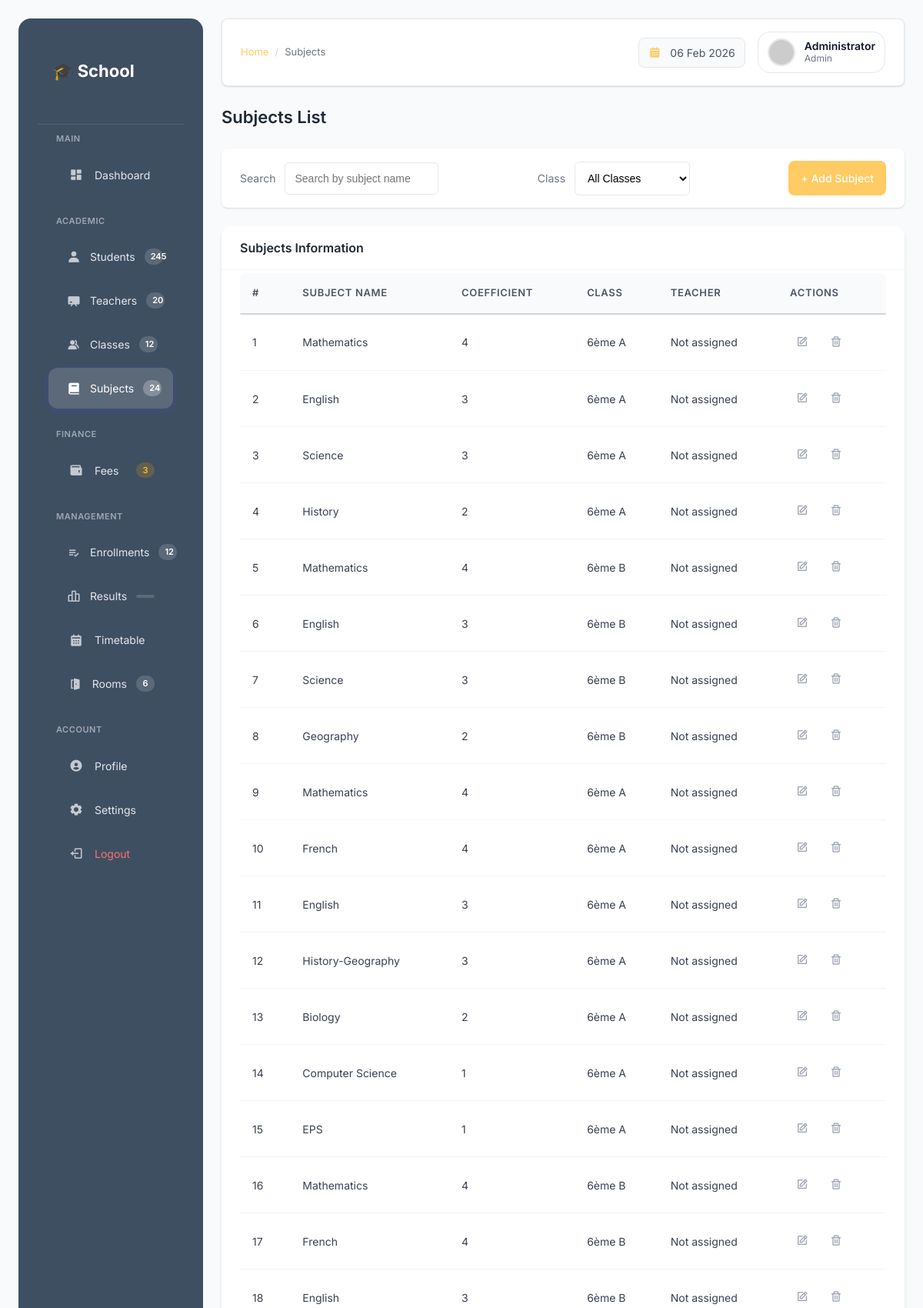
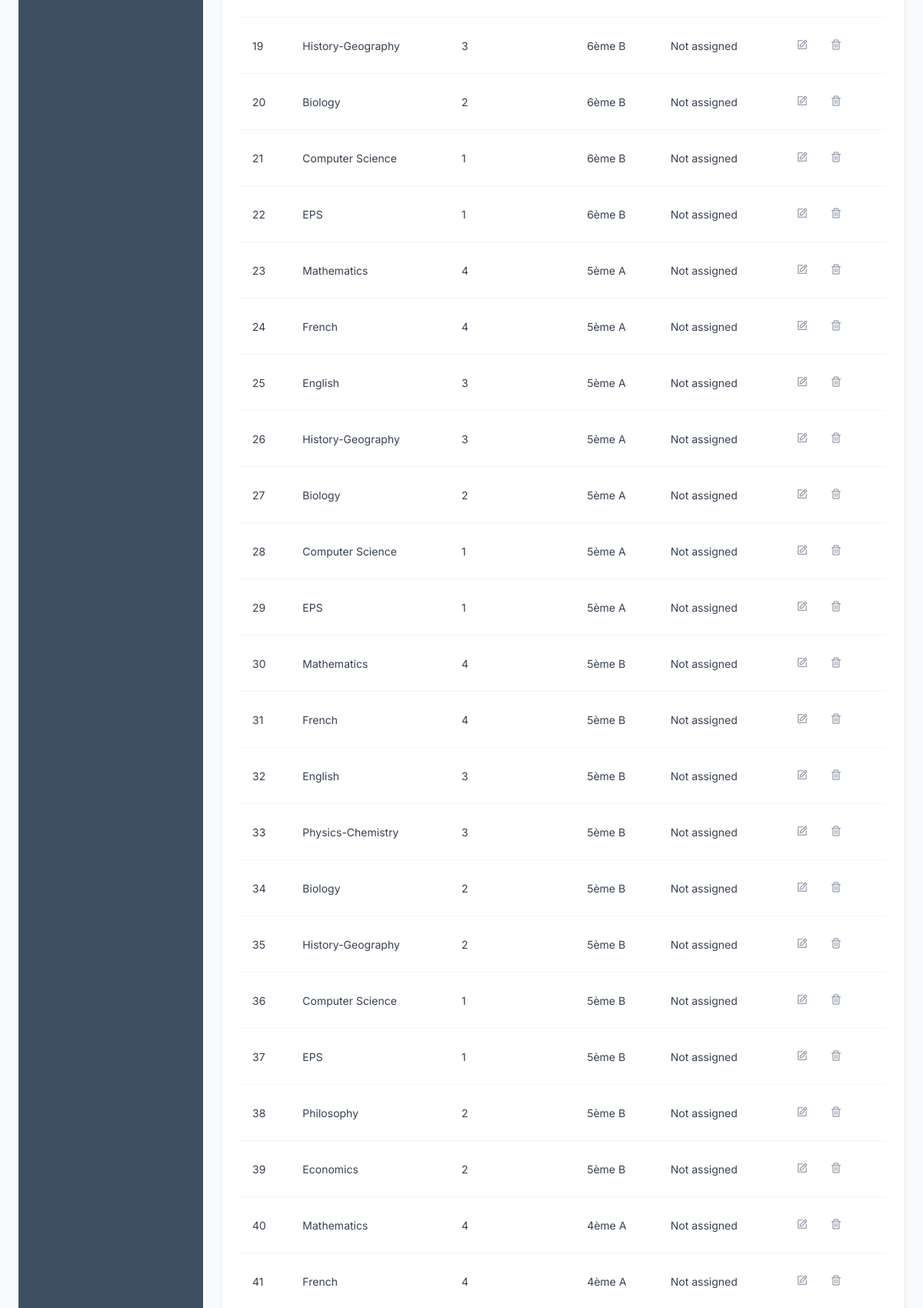
Page /subjects (signed in, upper part) on the committed database (2 pictures, top to bottom).
### tables this page shows
CREATE TABLE subjects (
    id INTEGER PRIMARY KEY AUTOINCREMENT,
    name TEXT NOT NULL,
    coefficient INTEGER NOT NULL,
    class_id INTEGER,
    teacher_id INTEGER,
    FOREIGN KEY(class_id) REFERENCES classes(id),
    FOREIGN KEY(teacher_id) REFERENCES teachers(id)
);

CREATE TABLE classes (
    id INTEGER PRIMARY KEY AUTOINCREMENT,
    name TEXT NOT NULL,
    level TEXT NOT NULL
);

### app.py (the view)
@app.route("/subjects")
@login_required
def subjects():
    conn = get_db_connection()
    subjects = conn.execute("""
        SELECT sub.id, sub.name, sub.coefficient, c.name AS class_name
        FROM subjects sub
        LEFT JOIN classes c ON sub.class_id = c.id
    """).fetchall()
    classes_list = conn.execute("SELECT id, name FROM classes").fetchall()
    conn.close()
    return render_template("subjects.html",
                         subjects=subjects,
                         classes_list=classes_list,
                         page_title="Subjects",
                         page_heading="Subjects")

### app.py (called while the page is built)
def get_db_connection():
    conn = sqlite3.connect(DB_PATH)
    conn.row_factory = sqlite3.Row
    return conn

def login_required(f):
    @wraps(f)
    def decorated_function(*args, **kwargs):
        if not session.get("admin_logged_in"):
            return redirect(url_for("login"))
        return f(*args, **kwargs)
    return decorated_function

@app.context_processor
def inject_date():
    return {"current_date": datetime.now().strftime("%d %b %Y")}

### templates/subjects.html (shortened to what this page needs)
{% extends "base.html" %}
{% block breadcrumb %}Subjects{% endblock %}
{% block content %}
<div class="page-header">
    <h2>Subjects List</h2>
</div>
<div class="filter-bar">
    <div class="filter-group">
        <label>Search</label>
        <input type="text" placeholder="Search by subject name">
    </div>
    <div class="filter-group">
        <label>Class</label>
        <select>
            <option>All Classes</option>
        </select>
    </div>
    <a href="{{ url_for('add_subject') }}" class="btn btn-primary">
        + Add Subject
    </a>
</div>
<div class="card">
    <div class="card-header">
        Subjects Information
    </div>
    <div class="card-body">
        <div class="table-container">
        <table class="table">
            <thead>
                <tr>
                    <th>#</th>
                    <th>Subject Name</th>
                    <th>Coefficient</th>
                    <th>Class</th>
                    <th>Teacher</th>
                    <th class="text-right">Actions</th>
                </tr>
            </thead>
            <tbody>
                {% for subject in subjects %}
                <tr>
                    <td>{{ subject.id }}</td>
                    <td>{{ subject.name }}</td>
                    <td>{{ subject.coefficient }}</td>
                    <td>
                        {% if subject.class_name %}
                            {{ subject.class_name }}
                        {% else %}
                            <span class="text-muted">Not assigned</span>
                        {% endif %}
                    </td>
                    <td>
                        {% if subject.teacher_name %}
                            {{ subject.teacher_name }}
                        {% else %}
                            <span class="text-muted">Not assigned</span>
                        {% endif %}
                    </td>
                    <td class="action-icons">
                        <a href="{{ url_for('edit_subject', id=subject.id) }}"
                           class="edit" title="Edit">
                            <i class='bx bx-edit'></i>
                        </a>
                        <a href="{{ url_for('delete_subject', id=subject.id) }}"
                           class="delete"
                           onclick="return confirm('Are you sure?');"
                           title="Delete">
                            <i class='bx bx-trash'></i>
                        </a>
                    </td>
                </tr>
                {% endfor %}
            </tbody>
        </table>
    </div>
</div>
{% endblock %}

### static/css/main.css (style rules this page uses)
:root { --primary: #ffcb62; --primary-dark: #1e4fd8; --primary-light: #3b82f6; --login-primary: #ffd98e; --login-bg: #102032; --login-gradient: radial-gradient(ellipse at top left, #283647, #102032); --secondary: #10b981; --danger: #ef4444; --warning: #f59e0b; --info: #0ea5e9; --dark: #111827; --gray-900: #1f2937; --gray-800: #374151; --gray-700: #4b5563; --gray-600: #6b7280; --gray-500: #9ca3af; --gray-400: #d1d5db; --gray-300: #e5e7eb; --gray-200: #f3f4f6; --gray-100: #f9fafb; --white: #ffffff; --sidebar-bg: #3f4f62; --sidebar-text: #e5e7eb; --sidebar-hover: rgba(255, 255, 255, 0.15); --space-xs: 0.5rem; --space-sm: 0.75rem; --space-md: 1rem; --space-lg: 1.5rem; --space-xl: 2rem; --radius-sm: 0.375rem; --radius: 0.5rem; --radius-md: 0.75rem; --radius-lg: 1rem; --shadow-sm: 0 1px 2px 0 rgb(0 0 0 / 0.05); --shadow: 0 1px 3px 0 rgb(0 0 0 / 0.1), 0 1px 2px -1px rgb(0 0 0 / 0.1); --shadow-md: 0 4px 6px -1px rgb(0 0 0 / 0.1), 0 2px 4px -2px rgb(0 0 0 / 0.1); --shadow-lg: 0 10px 15px -3px rgb(0 0 0 / 0.1), 0 4px 6px -4px rgb(0 0 0 / 0.1); }
* { margin: 0; padding: 0; box-sizing: border-box; }
body { font-family: "Inter", "Segoe UI", sans-serif; background: var(--gray-100); color: var(--gray-800); line-height: 1.5; }
.page-header { display: flex; justify-content: space-between; align-items: center; margin-bottom: var(--space-lg); }
.page-header h2 { font-size: 1.375rem; font-weight: 600; color: var(--gray-900); }
.btn { display: inline-flex; align-items: center; gap: var(--space-xs); padding: var(--space-sm) var(--space-md); border-radius: var(--radius); font-size: 0.875rem; font-weight: 500; border: none; cursor: pointer; transition: all 0.2s ease; text-decoration: none; font-family: inherit; }
.btn-primary { background: var(--primary); color: var(--white); }
.card { background: var(--white); border-radius: var(--radius-md); box-shadow: var(--shadow-md); margin-bottom: var(--space-lg); overflow: hidden; }
.card-header { padding: var(--space-md) var(--space-lg); font-size: 1rem; font-weight: 600; border-bottom: 1px solid var(--gray-200); color: var(--gray-900); }
.card-body { padding: var(--space-lg); }
.filter-bar { display: flex; align-items: center; justify-content: space-between; gap: var(--space-sm); padding: var(--space-md) var(--space-lg); margin-bottom: var(--space-lg); background: var(--white); border-radius: var(--radius); box-shadow: var(--shadow); }
.filter-group { display: flex; align-items: center; gap: var(--space-sm); }
.filter-group label { font-size: 0.875rem; color: var(--gray-600); white-space: nowrap; }
.filter-group select, .filter-group input { padding: var(--space-sm); border-radius: var(--radius-sm); border: 1px solid var(--gray-300); font-size: 0.875rem; min-width: 150px; background: var(--white); }
.filter-group input { width: 200px; }
.table { width: 100%; border-collapse: collapse; font-size: 0.875rem; }
.table thead { background: var(--gray-100); }
.table th { text-align: left; font-weight: 600; color: var(--gray-700); padding: var(--space-md); border-bottom: 2px solid var(--gray-300); font-size: 0.8125rem; text-transform: uppercase; letter-spacing: 0.05em; }
.table td { padding: var(--space-md); color: var(--gray-800); border-bottom: 1px solid var(--gray-200); }
.action-icons { display: flex; gap: var(--space-sm); }
.action-icons a { color: var(--gray-500); text-decoration: none; font-size: 1rem; transition: color 0.2s; padding: var(--space-xs); border-radius: var(--radius-sm); }
.table-container { max-height: 600px; overflow-y: auto; border: 0px solid var(--gray-300); border-radius: var(--radius); margin-top: -20px; }
.table-container table { margin-bottom: 0; }
.table-container thead { position: sticky; top: 0; background: var(--gray-100); z-index: 10; box-shadow: 0 2px 2px -1px rgba(0,0,0,0.1); }
.table-container { max-height: calc(100vh - 300px); min-height: 770px; overflow-y: auto; }

### rows in the picture
subjects: id "1", name "Mathematics", coefficient "4", class_name "6ème A"
subjects: id "2", name "English", coefficient "3", class_name "6ème A"
subjects: id "3", name "Science", coefficient "3", class_name "6ème A"
subjects: id "4", name "History", coefficient "2", class_name "6ème A"
subjects: id "5", name "Mathematics", coefficient "4", class_name "6ème B"
subjects: id "6", name "English", coefficient "3", class_name "6ème B"
subjects: id "7", name "Science", coefficient "3", class_name "6ème B"
subjects: id "8", name "Geography", coefficient "2", class_name "6ème B"
subjects: id "9", name "Mathematics", coefficient "4", class_name "6ème A"
subjects: id "10", name "French", coefficient "4", class_name "6ème A"
subjects: id "11", name "English", coefficient "3", class_name "6ème A"
subjects: id "12", name "History-Geography", coefficient "3", class_name "6ème A"
subjects: id "13", name "Biology", coefficient "2", class_name "6ème A"
subjects: id "14", name "Computer Science", coefficient "1", class_name "6ème A"
subjects: id "15", name "EPS", coefficient "1", class_name "6ème A"
subjects: id "16", name "Mathematics", coefficient "4", class_name "6ème B"
subjects: id "17", name "French", coefficient "4", class_name "6ème B"
subjects: id "18", name "English", coefficient "3", class_name "6ème B"
subjects: id "19", name "History-Geography", coefficient "3", class_name "6ème B"
subjects: id "20", name "Biology", coefficient "2", class_name "6ème B"
subjects: id "21", name "Computer Science", coefficient "1", class_name "6ème B"
subjects: id "22", name "EPS", coefficient "1", class_name "6ème B"
subjects: id "23", name "Mathematics", coefficient "4", class_name "5ème A"
subjects: id "24", name "French", coefficient "4", class_name "5ème A"
subjects: id "25", name "English", coefficient "3", class_name "5ème A"
subjects: id "26", name "History-Geography", coefficient "3", class_name "5ème A"
subjects: id "27", name "Biology", coefficient "2", class_name "5ème A"
subjects: id "28", name "Computer Science", coefficient "1", class_name "5ème A"
subjects: id "29", name "EPS", coefficient "1", class_name "5ème A"
subjects: id "30", name "Mathematics", coefficient "4", class_name "5ème B"
subjects: id "31", name "French", coefficient "4", class_name "5ème B"
subjects: id "32", name "English", coefficient "3", class_name "5ème B"
subjects: id "33", name "Physics-Chemistry", coefficient "3", class_name "5ème B"
subjects: id "34", name "Biology", coefficient "2", class_name "5ème B"
subjects: id "35", name "History-Geography", coefficient "2", class_name "5ème B"
subjects: id "36", name "Computer Science", coefficient "1", class_name "5ème B"
subjects: id "37", name "EPS", coefficient "1", class_name "5ème B"
subjects: id "38", name "Philosophy", coefficient "2", class_name "5ème B"
subjects: id "39", name "Economics", coefficient "2", class_name "5ème B"
subjects: id "40", name "Mathematics", coefficient "4", class_name "4ème A"
subjects: id "41", name "French", coefficient "4", class_name "4ème A"

### other values in the picture
{{ session.get('user_name', 'Administrator') }} "Administrator"
{{ session.get('user_role', 'Admin') }} "Admin"
